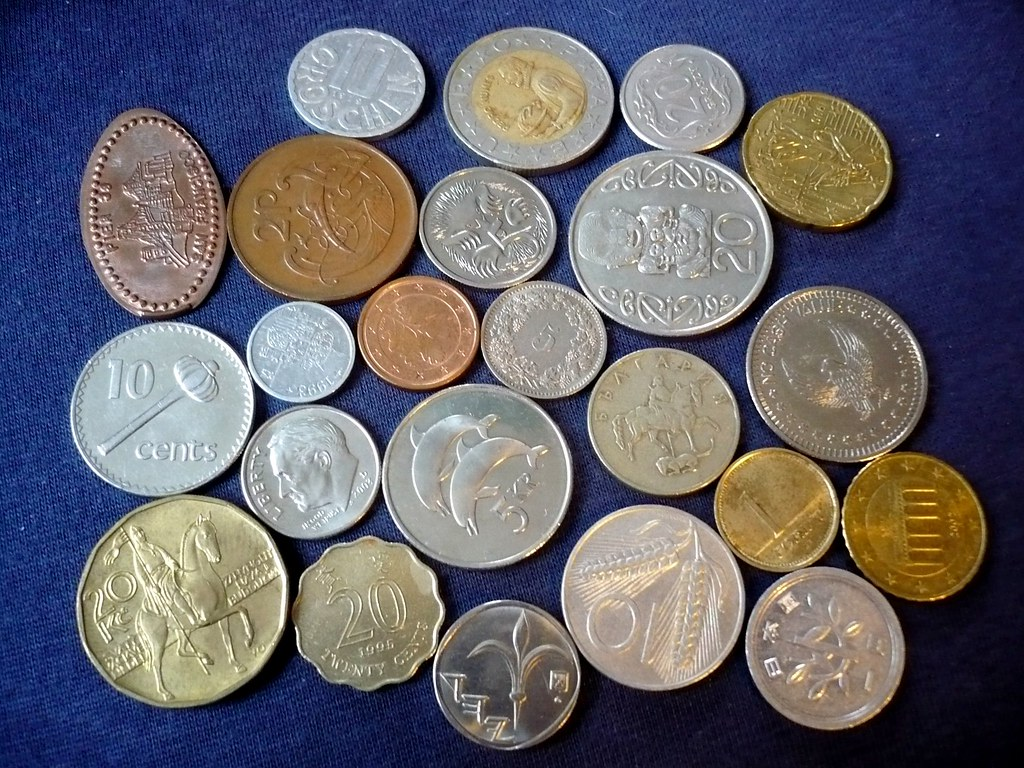
//> input picture coins.jpg, 1024 x 768 px
$ ./main   (built with g++ and OpenCV 4)
//> lines starting //> are read from the running program, lines starting //| are printed output that depends on the picture; after the words box and inside, x2 and y2 are one past the last pixel; in counts of white or black regions, pixels touching at a corner belong together
//> further down, original is the input picture: 768 rows x 1024 cols, CV_8UC3; mean B, G, R 107.9, 99, 100.8
#include <opencv2/opencv.hpp>
#include <iostream>
#include <string>
#include <vector>

using namespace cv;
using namespace std;

// Function to display image
void showImage(const string& windowName, const Mat& image, int width = 800, int height = 500){
//> called with windowName = "0. Original Image", width = 800, height = 500
    Mat resized;
    resize(image, resized, Size(width, height));
    imshow(windowName, resized);
    waitKey(0);
}

// Contour detection function
Mat simpleContourDetection(const Mat& image) {
    Mat result = image.clone();
    Mat blur, gray, thresh;

    // Blur the image
    medianBlur(image, blur, 13);
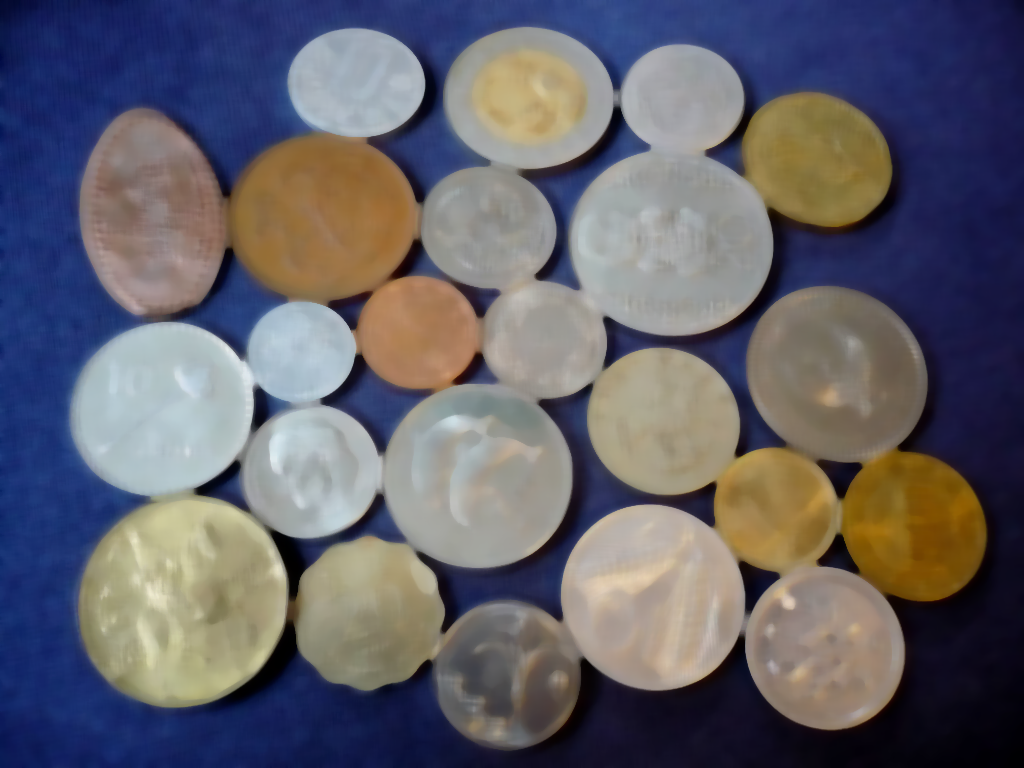
//> blur: 768 rows x 1024 cols, CV_8UC3; mean B, G, R 106.2, 97.2, 99
    showImage("1. Blur", blur);

    // Convert to grayscale
    cvtColor(blur, gray, COLOR_BGR2GRAY);
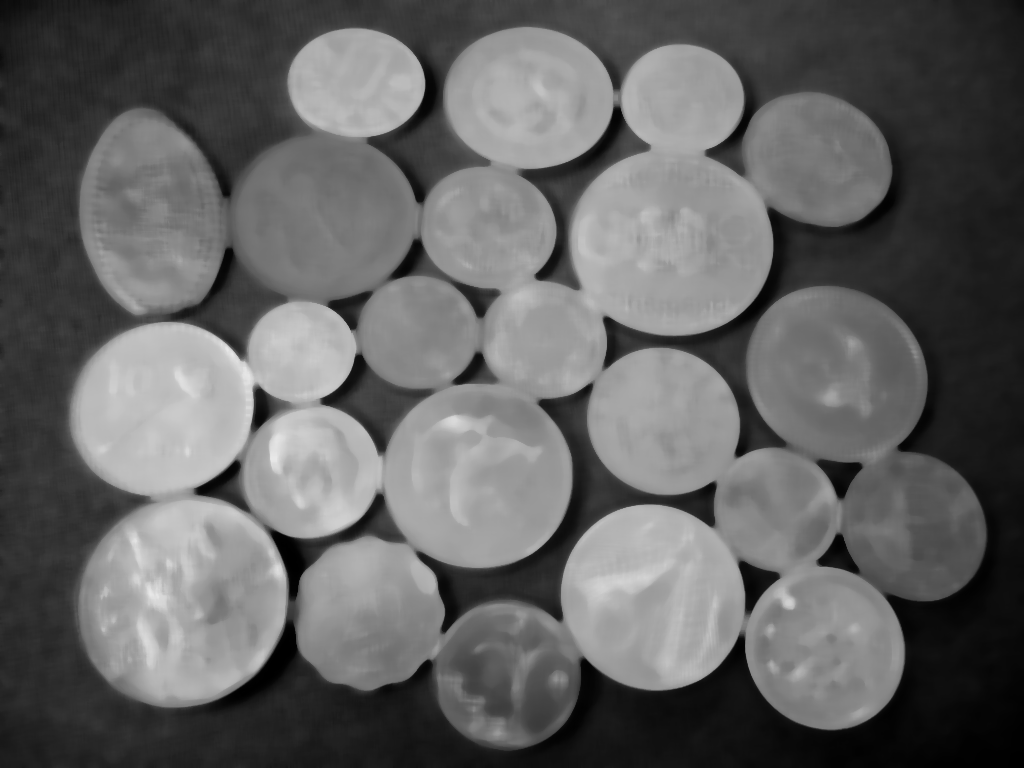
//> gray: 768 rows x 1024 cols, CV_8UC1; min 0, max 232, mean 98.8
    showImage("2. Grayscale", gray);
//> call 3 of showImage, with windowName = "2. Grayscale", width = 800, height = 500
//> in showImage (call 3), `resize(image, resized, Size(width, height));`:
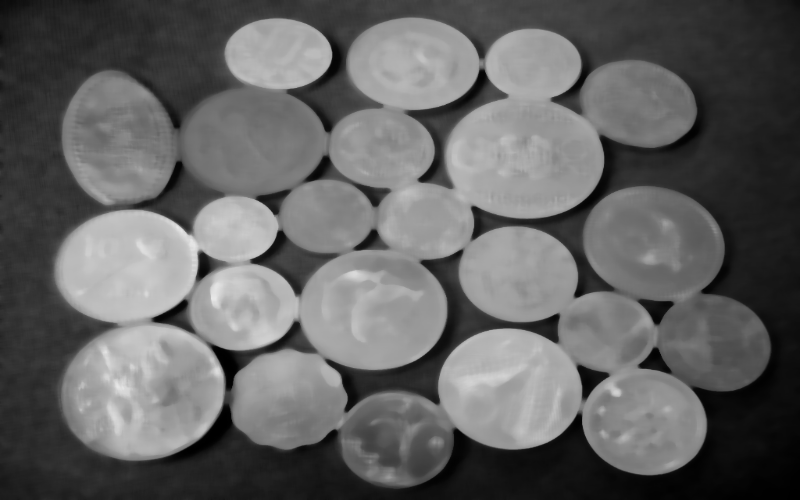
//> resized: 500 rows x 800 cols, CV_8UC1; min 0, max 232, mean 98.7

    // Thresholding
    threshold(gray, thresh, 75, 255, THRESH_BINARY);
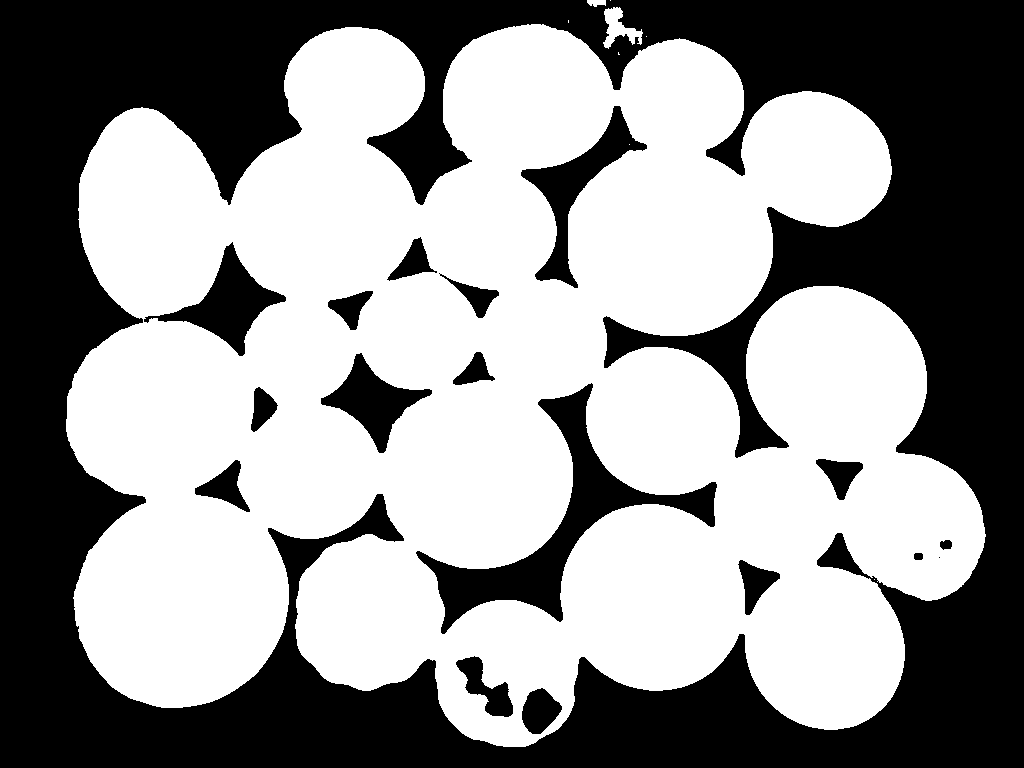
//> thresh: 768 rows x 1024 cols, CV_8UC1; 56.6% white; 18 black regions (1 under 20 px)
    showImage("3. Threshold", thresh);
//> call 4 of showImage, with windowName = "3. Threshold", width = 800, height = 500
//> in showImage (call 4), `resize(image, resized, Size(width, height));`:
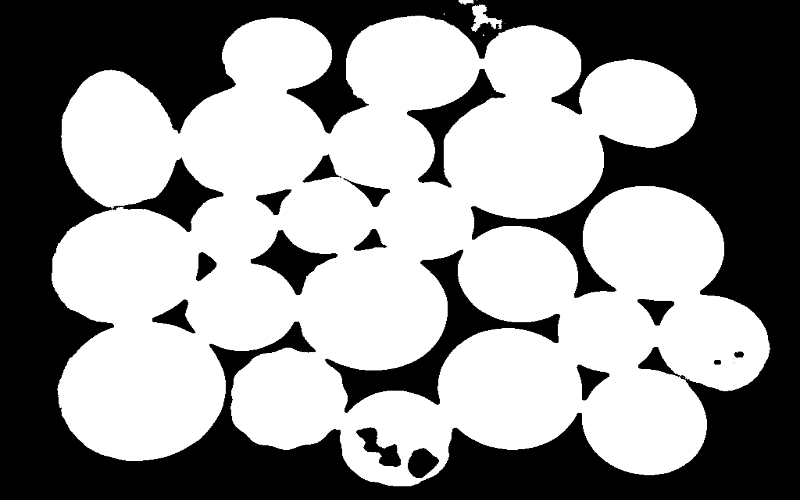
//> resized: 500 rows x 800 cols, CV_8UC1; min 0, max 255, mean 144.5

    // Find contours
    vector<vector<Point>> contours;
    vector<Vec4i> hierarchy;
    findContours(thresh.clone(), contours, hierarchy, RETR_CCOMP, CHAIN_APPROX_SIMPLE);
//> contours = 27 contours, 8 with area under 20; largest, box (x1, y1, x2, y2) and area: (66, 24, 986, 747) 479870, (415, 382, 718, 635) 14262, (520, 105, 648, 289) 5498, (143, 241, 287, 357) 5035, (320, 352, 433, 454) 4140

    // Draw contours
    for (size_t i = 0; i < contours.size(); i++) {
        if (hierarchy[i][3] == -1) { // External contours
            drawContours(result, contours, static_cast<int>(i), Scalar(0, 255, 0), 10);
        }
    }
//> this loop made 27 passes
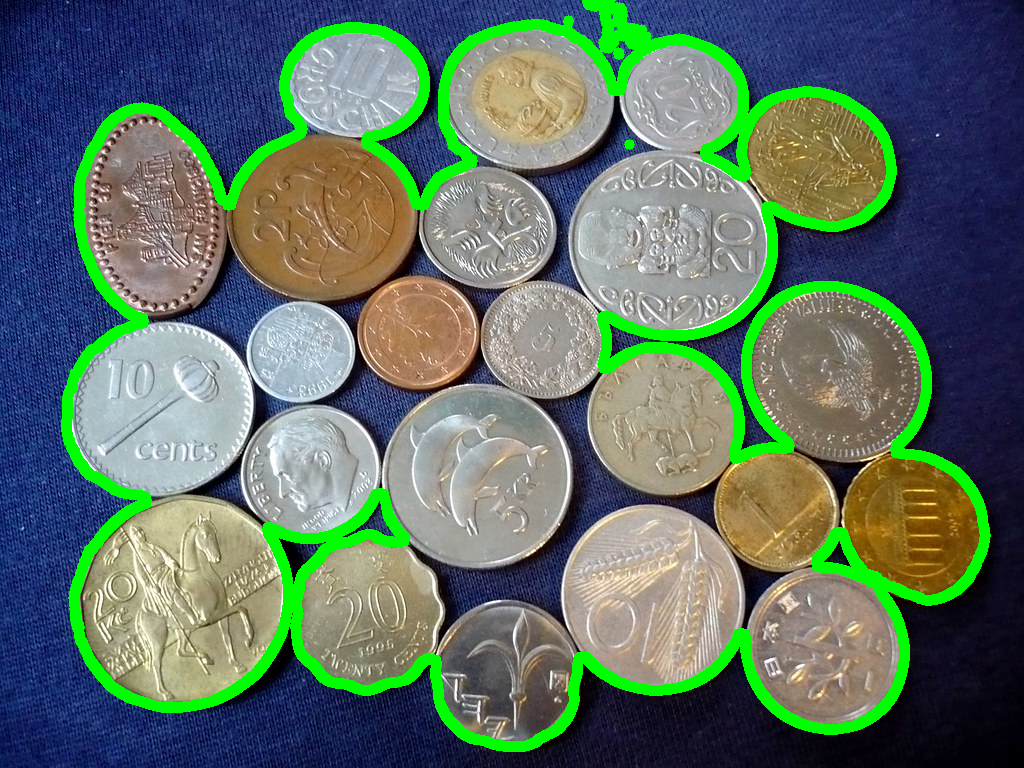
//> result: 768 rows x 1024 cols, CV_8UC3; 8.48% of pixels changed, all inside (x1, y1, x2, y2) = (61, 0, 991, 752)

    showImage("4. Contour Detection Result", result);
//> in showImage (call 5), `resize(image, resized, Size(width, height));`:
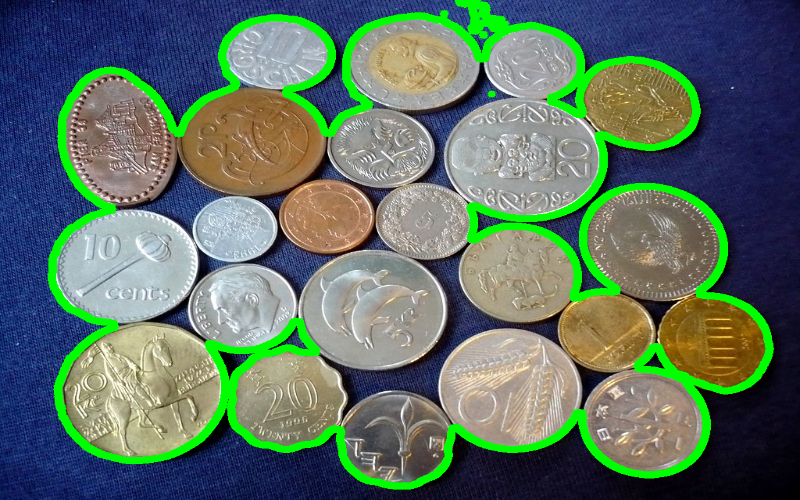
//> resized: 500 rows x 800 cols, CV_8UC3; mean B, G, R 99.8, 113.1, 93.1
    return result;
}

// Watershed segmentation function
Mat watershedSegmentation(const Mat& image) {
    Mat result = image.clone();
    Mat blur, gray, thresh, opening, sure_background, sure_foreground, unknown;

    // Blur the image
    medianBlur(image, blur, 13);
    showImage("5. Watershed - Blur", blur);

    // Convert to grayscale
    cvtColor(blur, gray, COLOR_BGR2GRAY);
    showImage("6. Watershed - Grayscale", gray);

    // Thresholding
    threshold(gray, thresh, 65, 255, THRESH_BINARY);
    showImage("7. Watershed - Threshold", thresh);

    // Morphological operations
    Mat kernel = getStructuringElement(MORPH_RECT, Size(3, 3));
    morphologyEx(thresh, opening, MORPH_OPEN, kernel, Point(-1,-1), 2);
    showImage("8. Watershed - Opening", opening);

    // Distance transform
    Mat dist_transform;
    distanceTransform(opening, dist_transform, DIST_L2, 5);

    // Find maximum value
    double minVal, maxVal;
    Point minLoc, maxLoc;
    minMaxLoc(dist_transform, &minVal, &maxVal, &minLoc, &maxLoc);

    Mat dist_display;
    normalize(dist_transform, dist_display, 0, 255, NORM_MINMAX);
    dist_display.convertTo(dist_display, CV_8U);
    showImage("9. Watershed - Distance Transform", dist_display);

    // Foreground detection
    threshold(dist_transform, sure_foreground, 0.4 * maxVal, 255, 0);
    sure_foreground.convertTo(sure_foreground, CV_8U);
    showImage("10. Watershed - Sure Foreground", sure_foreground);

    // Background detection
    dilate(opening, sure_background, kernel, Point(-1,-1), 1);

    // Unknown region
    subtract(sure_background, sure_foreground, unknown);
    showImage("11. Watershed - Unknown Region", unknown);

    // Marker labeling
    Mat markers;
    connectedComponents(sure_foreground, markers);
    markers += 1;
    markers.setTo(0, unknown == 255);

    // Apply watershed
    watershed(image.clone(), markers);
    Mat markers_display;
    normalize(markers, markers_display, 0, 255, NORM_MINMAX);
    markers_display.convertTo(markers_display, CV_8U);
    showImage("12. Watershed - Markers", markers_display);

    // Find and draw contours
    vector<vector<Point>> contours;
    vector<Vec4i> hierarchy;
    findContours(markers.clone(), contours, hierarchy, RETR_CCOMP, CHAIN_APPROX_SIMPLE);

    for (size_t i = 0; i < contours.size(); i++) {
        if (hierarchy[i][3] == -1) {
            drawContours(result, contours, static_cast<int>(i), Scalar(255, 0, 0), 2);
        }
    }

    showImage("13. Watershed - Final Result", result);
    return result;
}

int main() {
    // Load the image
    string imagePath = "coins.jpg";
    Mat original = imread(imagePath);

    if (original.empty()) {
        cout << "Could not load image: " << imagePath << endl;
        return -1;
    }

    showImage("0. Original Image", original);

    // Method 1: Simple contour detection
    Mat contourResult = simpleContourDetection(original);

    // Method 2: Watershed segmentation
    Mat watershedResult = watershedSegmentation(original);

    // Show final results side by side
    Mat combined;
    vector<Mat> images{original, contourResult,watershedResult};
    hconcat(images, combined);
    showImage("Final Comparison: Original | Contour | Watershed", combined,1400,700);

    // Clear windows
    destroyAllWindows();

    return 0;
}
